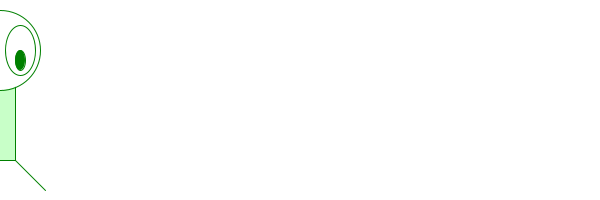
Frame 1 (no input)
Frame 60 (the mouse pressed at the canvas centre just before this capture): identical to frame 1, image omitted
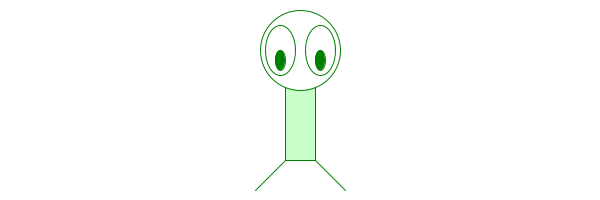
Frame 120 (the mouse held since frame 60 and released just before this capture)

The Processing sketch that drew these frames (run headless with seeded random() and noise(); from frame 60 on, the mouse is pressed at the canvas centre):

// Processing sketch: zoogVariabili
// ── zoogVariabili.pde


void setup(){
 size(600,200); 
}


void draw(){
  background(255);
  rectMode(CENTER);
  ellipseMode(CENTER);
  
  // corpo
  stroke(0,128,0);
  fill(200,255,200);
  rect(mouseX,120,30,80);

  // testa
  fill(255);
  ellipse(mouseX, 50 , 80,80);
  
  // occhi
  fill(255);
  ellipse(mouseX - 20,50, 30,50);
  ellipse(mouseX + 20,50, 30,50);
  fill(0,128,0);
  ellipse(mouseX - 20,50 + 10, 10,20);
  ellipse(mouseX + 20,50 + 10, 10,20);
  
  // gambe
  int lunghezzaGambe = 30;
  line(mouseX + 15,160, mouseX + 15 + lunghezzaGambe, 160 + lunghezzaGambe);
  line(mouseX -15 , 160, mouseX - 15 - lunghezzaGambe, 160 + lunghezzaGambe);
}
